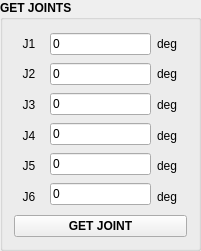
    <widget class="QGroupBox" name="groupBox_3">
     <property name="geometry">
      <rect>
       <x>210</x>
       <y>30</y>
       <width>201</width>
       <height>251</height>
      </rect>
     </property>
     <property name="font">
      <font>
       <bold>true</bold>
      </font>
     </property>
     <property name="title">
      <string>GET JOINTS </string>
     </property>
     <layout class="QVBoxLayout" name="verticalLayout_12">
      <item>
       <layout class="QHBoxLayout" name="horizontalLayout_5">
        <item>
         <layout class="QVBoxLayout" name="verticalLayout_9">
          <item>
           <widget class="QLabel" name="label_17">
            <property name="minimumSize">
             <size>
              <width>30</width>
              <height>0</height>
             </size>
            </property>
            <property name="font">
             <font>
              <bold>false</bold>
             </font>
            </property>
            <property name="text">
             <string>J1</string>
            </property>
            <property name="alignment">
             <set>Qt::AlignCenter</set>
            </property>
           </widget>
          </item>
          <item>
           <widget class="QLabel" name="label_18">
            <property name="minimumSize">
             <size>
              <width>30</width>
              <height>0</height>
             </size>
            </property>
            <property name="font">
             <font>
              <bold>false</bold>
             </font>
            </property>
            <property name="text">
             <string>J2</string>
            </property>
            <property name="alignment">
             <set>Qt::AlignCenter</set>
            </property>
           </widget>
          </item>
          <item>
           <widget class="QLabel" name="label_19">
            <property name="minimumSize">
             <size>
              <width>30</width>
              <height>0</height>
             </size>
            </property>
            <property name="font">
             <font>
              <bold>false</bold>
             </font>
            </property>
            <property name="text">
             <string>J3</string>
            </property>
            <property name="alignment">
             <set>Qt::AlignCenter</set>
            </property>
           </widget>
          </item>
          <item>
           <widget class="QLabel" name="label_20">
            <property name="minimumSize">
             <size>
              <width>30</width>
              <height>0</height>
             </size>
            </property>
            <property name="font">
             <font>
              <bold>false</bold>
             </font>
            </property>
            <property name="text">
             <string>J4</string>
            </property>
            <property name="alignment">
             <set>Qt::AlignCenter</set>
            </property>
           </widget>
          </item>
          <item>
           <widget class="QLabel" name="label_21">
            <property name="minimumSize">
             <size>
              <width>30</width>
              <height>0</height>
             </size>
            </property>
            <property name="font">
             <font>
              <bold>false</bold>
             </font>
            </property>
            <property name="text">
             <string>J5</string>
            </property>
            <property name="alignment">
             <set>Qt::AlignCenter</set>
            </property>
           </widget>
          </item>
          <item>
           <widget class="QLabel" name="label_22">
            <property name="minimumSize">
             <size>
              <width>30</width>
              <height>0</height>
             </size>
            </property>
            <property name="font">
             <font>
              <bold>false</bold>
             </font>
            </property>
            <property name="text">
             <string>J6</string>
            </property>
            <property name="alignment">
             <set>Qt::AlignCenter</set>
            </property>
           </widget>
          </item>
         </layout>
        </item>
        <item>
         <layout class="QVBoxLayout" name="verticalLayout_10">
          <item>
           <widget class="QLineEdit" name="txt_get_J1">
            <property name="font">
             <font>
              <bold>false</bold>
             </font>
            </property>
            <property name="text">
             <string>0</string>
            </property>
           </widget>
          </item>
          <item>
           <widget class="QLineEdit" name="txt_get_J2">
            <property name="font">
             <font>
              <bold>false</bold>
             </font>
            </property>
            <property name="text">
             <string>0</string>
            </property>
           </widget>
          </item>
          <item>
           <widget class="QLineEdit" name="txt_get_J3">
            <property name="font">
             <font>
              <bold>false</bold>
             </font>
            </property>
            <property name="text">
             <string>0</string>
            </property>
           </widget>
          </item>
          <item>
           <widget class="QLineEdit" name="txt_get_J4">
            <property name="font">
             <font>
              <bold>false</bold>
             </font>
            </property>
            <property name="text">
             <string>0</string>
            </property>
           </widget>
          </item>
          <item>
           <widget class="QLineEdit" name="txt_get_J5">
            <property name="font">
             <font>
              <bold>false</bold>
             </font>
            </property>
            <property name="text">
             <string>0</string>
            </property>
           </widget>
          </item>
          <item>
           <widget class="QLineEdit" name="txt_get_J6">
            <property name="font">
             <font>
              <bold>false</bold>
             </font>
            </property>
            <property name="text">
             <string>0</string>
            </property>
           </widget>
          </item>
         </layout>
        </item>
        <item>
         <layout class="QVBoxLayout" name="verticalLayout_11">
          <item>
           <widget class="QLabel" name="label_23">
            <property name="minimumSize">
             <size>
              <width>30</width>
              <height>0</height>
             </size>
            </property>
            <property name="font">
             <font>
              <bold>false</bold>
             </font>
            </property>
            <property name="text">
             <string>deg</string>
            </property>
           </widget>
          </item>
          <item>
           <widget class="QLabel" name="label_24">
            <property name="minimumSize">
             <size>
              <width>30</width>
              <height>0</height>
             </size>
            </property>
            <property name="font">
             <font>
              <bold>false</bold>
             </font>
            </property>
            <property name="text">
             <string>deg</string>
            </property>
           </widget>
          </item>
          <item>
           <widget class="QLabel" name="label_25">
            <property name="minimumSize">
             <size>
              <width>30</width>
              <height>0</height>
             </size>
            </property>
            <property name="font">
             <font>
              <bold>false</bold>
             </font>
            </property>
            <property name="text">
             <string>deg</string>
            </property>
           </widget>
          </item>
          <item>
           <widget class="QLabel" name="label_26">
            <property name="minimumSize">
             <size>
              <width>30</width>
              <height>0</height>
             </size>
            </property>
            <property name="font">
             <font>
              <bold>false</bold>
             </font>
            </property>
            <property name="text">
             <string>deg</string>
            </property>
           </widget>
          </item>
          <item>
           <widget class="QLabel" name="label_27">
            <property name="minimumSize">
             <size>
              <width>30</width>
              <height>0</height>
             </size>
            </property>
            <property name="font">
             <font>
              <bold>false</bold>
             </font>
            </property>
            <property name="text">
             <string>deg</string>
            </property>
           </widget>
          </item>
          <item>
           <widget class="QLabel" name="label_28">
            <property name="minimumSize">
             <size>
              <width>30</width>
              <height>0</height>
             </size>
            </property>
            <property name="font">
             <font>
              <bold>false</bold>
             </font>
            </property>
            <property name="text">
             <string>deg</string>
            </property>
           </widget>
          </item>
         </layout>
        </item>
       </layout>
      </item>
      <item>
       <widget class="QPushButton" name="btn_get_joint">
        <property name="text">
         <string>GET JOINT</string>
        </property>
       </widget>
      </item>
     </layout>
    </widget>
